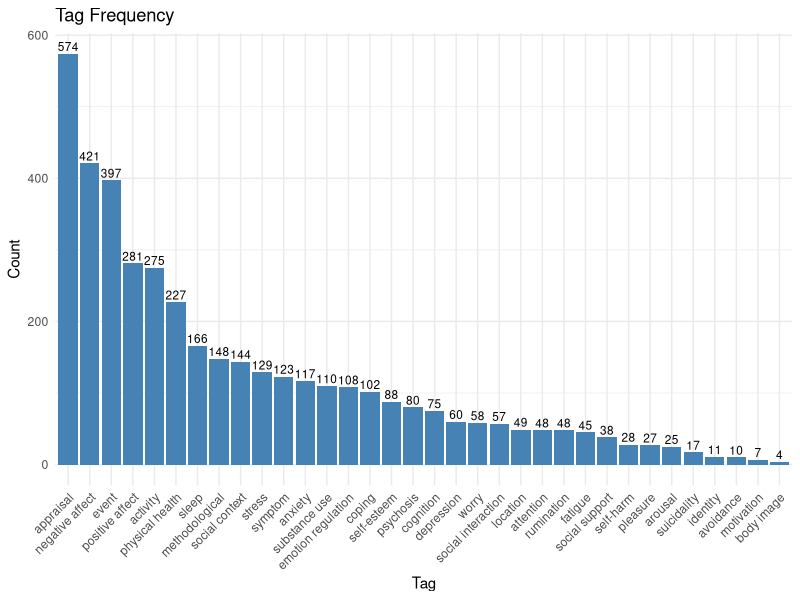

Generate this figure with R:

######################################
### ESIR_data_processing           ###
### YKK, LH, BK, MP                ###
### 02/10/2024                     ###
### ~*~*~*~*~*~*~*~*~*~*~*~*~*~*~*~###


## 1. Load and / or Install required packages----
# if (!require("htmltools")) {
#   install.packages("htmltools", dep = TRUE)
# }




#! n. Add component: Processing raw output from RedCap---- 


#! n. Add component: Seperating and sanatizing author names & email addresses----


#! n. Add component: Adding tags----

# load packages
library(dplyr)
library(stringr)
library(ggplot2)

# load data
dat <- read.csv("ESM_Item_Rep_selection.csv") # this is the format you can download from the repository!

# load tags
tags_plain <- read.csv("tags_plain.csv")

# add to the matching item IDs
dat <- merge(dat, tags_plain, by = "item_ID", all.x = TRUE)
colnames(dat)[colnames(dat) == "tag_final"] <- "tag"
dat$tag[dat$tag == ""] <- NA
# note that any further rows will automatically be assigned NA for the tags

# create frequency table
all_tags <- unlist(strsplit(dat$tag, ";"))
all_tags <- all_tags[nzchar(all_tags)]
tag_freq <- as.data.frame(table(all_tags))
colnames(tag_freq) <- c("Tag", "Frequency")
tag_freq <- tag_freq %>% arrange(desc(Frequency))

# visualize
ggplot(tag_freq, aes(x = reorder(Tag, -Frequency), y = Frequency)) +
  geom_bar(stat = "identity", fill = "steelblue") +
  geom_text(aes(label = Frequency), vjust = -0.3, color = "black", size = 3) +  # Add text above bars
  theme_minimal() +
  labs(title = "Tag Frequency", x = "Tag", y = "Count") +
  theme(axis.text.x = element_text(angle = 45, hjust = 1))

# create final dataframe
write.csv(dat, "ESM_Item_Rep_selection_tags.csv")



